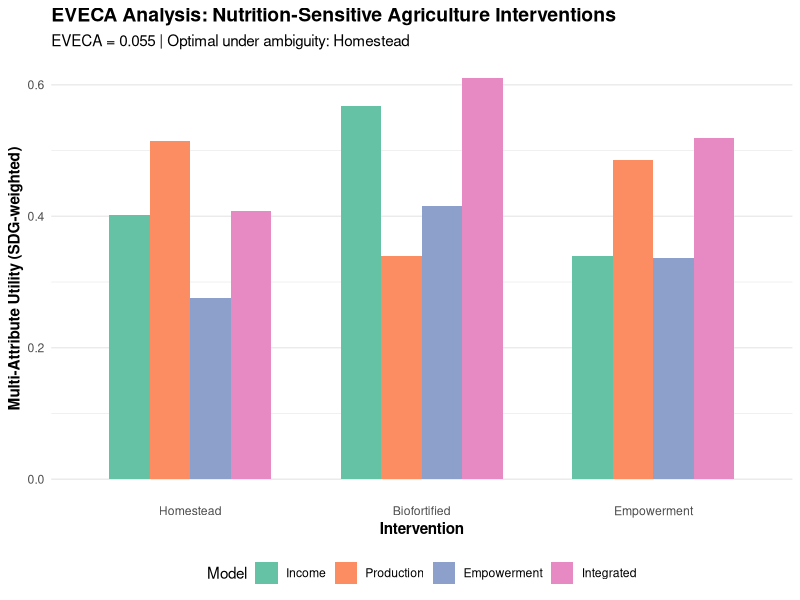

Generate this figure with R:
## ---- chunk 1
knitr::opts_chunk$set(
  echo = FALSE,
  warning = FALSE,
  message = FALSE,
  fig.width = 8,
  fig.height = 5,
  fig.align = "center",
  cache = FALSE
)

# Load required packages
library(ggplot2)
library(knitr)
library(kableExtra)
## ---- chunk 2
# Set seed for reproducibility
set.seed(123)

# Multi-dimensional outcomes array: [interventions × models × outcomes]
# Outcomes: SDG 2 (Dietary Diversity), SDG 3 (Child HAZ),
#           SDG 5 (Women's Empowerment), SDG 13 (Carbon Sequestration)
model_outcomes <- array(
  dim = c(3, 4, 4),
  dimnames = list(
    c("Homestead Production", "Biofortified Crops", "Women's Empowerment"),
    c("Income Pathway", "Production Pathway", "Empowerment Pathway", "Integrated Pathway"),
    c("Dietary Diversity", "Child HAZ", "Women's Empowerment", "Carbon Seq")
  )
)

# Fill with realistic values based on literature
# Intervention A: Homestead Production
model_outcomes[1, , ] <- matrix(
  c(
    0.8, 0.15, 0.3, 0.1,    # Model 1 outcomes
    1.2, 0.25, 0.2, 0.2,    # Model 2 outcomes
    0.5, 0.10, 0.6, 0.1,    # Model 3 outcomes
    1.0, 0.20, 0.4, 0.15    # Model 4 outcomes
  ),
  nrow = 4, byrow = TRUE
)

# Intervention B: Biofortified Crops
model_outcomes[2, , ] <- matrix(
  c(
    0.6, 0.30, 0.1, 0.05,   # Model 1 outcomes
    0.9, 0.40, 0.1, 0.1,    # Model 2 outcomes
    0.4, 0.20, 0.3, 0.05,   # Model 3 outcomes
    0.7, 0.35, 0.2, 0.08    # Model 4 outcomes
  ),
  nrow = 4, byrow = TRUE
)

# Intervention C: Women's Empowerment
model_outcomes[3, , ] <- matrix(
  c(
    0.4, 0.10, 0.8, 0.02,   # Model 1 outcomes
    0.6, 0.15, 0.7, 0.05,   # Model 2 outcomes
    0.8, 0.25, 1.2, 0.03,   # Model 3 outcomes
    0.7, 0.20, 1.0, 0.04    # Model 4 outcomes
  ),
  nrow = 4, byrow = TRUE
)

# Model probabilities
model_probs <- c(0.30, 0.25, 0.20, 0.25)

# SDG weights (from stakeholder consultation)
sdg_weights <- c(0.35, 0.35, 0.20, 0.10)  # SDG2, SDG3, SDG5, SDG13

# Display outcomes for first intervention
kable(model_outcomes[1, , ],
      caption = "Outcomes for Homestead Production Under Different Causal Models",
      digits = 2) %>%
  kable_styling(bootstrap_options = c("striped", "hover"))
## ---- chunk 3
# Define multi-attribute utility function
multi_attribute_utility <- function(outcomes, weights = sdg_weights) {
  # Simple linear utility for demonstration
  # In practice, could use more sophisticated functions
  sum(weights * outcomes)
}

# Compute utilities for all decision-model combinations
model_utilities <- matrix(NA, nrow = 3, ncol = 4)
for (i in 1:3) {
  for (j in 1:4) {
    model_utilities[i, j] <- multi_attribute_utility(model_outcomes[i, j, ])
  }
}

rownames(model_utilities) <- c("Homestead", "Biofortified", "Empowerment")
colnames(model_utilities) <- c("Income", "Production", "Empowerment", "Integrated")

# Compute EVECA
compute_evca_sdg <- function(model_utilities, model_probs) {
  # BMA expected utility
  bma_eu <- as.vector(model_utilities %*% model_probs)

  # Optimal decision under BMA
  optimal_decision_bma <- which.max(bma_eu)
  optimal_utility_bma <- bma_eu[optimal_decision_bma]

  # Expected utility with perfect information
  perfect_info_eu <- sum(model_probs * apply(model_utilities, 2, max))

  # EVECA calculation
  evca <- perfect_info_eu - optimal_utility_bma

  list(
    bma_expected_utility = bma_eu,
    optimal_decision_bma = optimal_decision_bma,
    optimal_utility_bma = optimal_utility_bma,
    perfect_info_expected_utility = perfect_info_eu,
    evca = evca,
    model_probs = model_probs,
    model_utilities = model_utilities
  )
}

# Run analysis
evca_result <- compute_evca_sdg(model_utilities, model_probs)

# Display results
results_df <- data.frame(
  Metric = c(
    "Optimal intervention under causal ambiguity",
    "Expected multi-attribute utility of optimal intervention",
    "Expected utility with perfect causal information",
    "EVECA (value of eliminating causal ambiguity)"
  ),
  Value = c(
    rownames(model_utilities)[evca_result$optimal_decision_bma],
    sprintf("%.3f", evca_result$optimal_utility_bma),
    sprintf("%.3f", evca_result$perfect_info_expected_utility),
    sprintf("%.3f", evca_result$evca)
  )
)

kable(results_df, caption = "EVECA Analysis Results for Nutrition-Sensitive Agriculture") %>%
  kable_styling(bootstrap_options = c("striped", "hover"))
## ---- chunk 4
# Create visualization showing SDG contributions
sdg_contributions <- matrix(0, nrow = 3, ncol = 4)
for (i in 1:3) {
  for (j in 1:4) {
    sdg_contributions[i, j] <- sum(sdg_weights * model_outcomes[i, j, ])
  }
}

plot_data <- expand.grid(
  Intervention = c("Homestead", "Biofortified", "Empowerment"),
  Model = c("Income", "Production", "Empowerment", "Integrated")
)
plot_data$Utility <- as.vector(t(sdg_contributions))

evca_plot <- ggplot(plot_data, aes(x = Intervention, y = Utility, fill = Model)) +
  geom_bar(stat = "identity", position = "dodge", width = 0.7) +
  labs(
    title = "EVECA Analysis: Nutrition-Sensitive Agriculture Interventions",
    x = "Intervention",
    y = "Multi-Attribute Utility (SDG-weighted)",
    subtitle = sprintf("EVECA = %.3f | Optimal under ambiguity: %s",
                      evca_result$evca,
                      rownames(model_utilities)[evca_result$optimal_decision_bma])
  ) +
  scale_fill_brewer(palette = "Set2") +
  theme_minimal() +
  theme(
    legend.position = "bottom",
    plot.title = element_text(face = "bold", size = 14),
    axis.title = element_text(face = "bold"),
    panel.grid.major.x = element_blank()
  )

evca_plot
